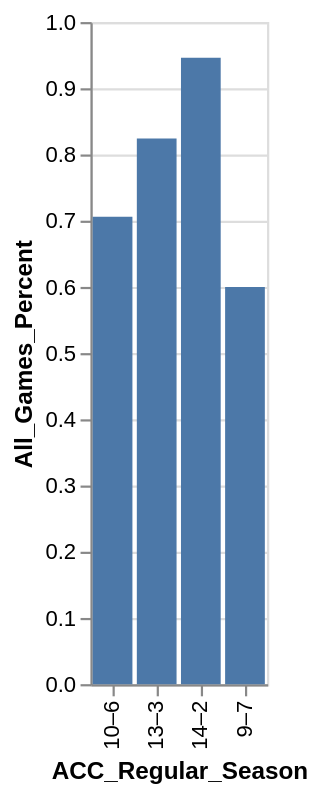

Vega-Lite specification stored for this chart:
### Vega-Lite specification from a JSON file in a GitHub repository (floating-point values rounded to 4 significant figures)
{"data": {"values": [{"x_data": "10–6", "y_data": 0.706}, {"x_data": "13–3", "y_data": 0.824}, {"x_data": "14–2", "y_data": 0.946}, {"x_data": "9–7", "y_data": 0.6}]}, "mark": "bar", "encoding": {"x": {"field": "x_data", "type": "nominal", "title": "ACC_Regular_Season", "sort": "ascending"}, "y": {"field": "y_data", "type": "quantitative", "title": "All_Games_Percent"}}}
